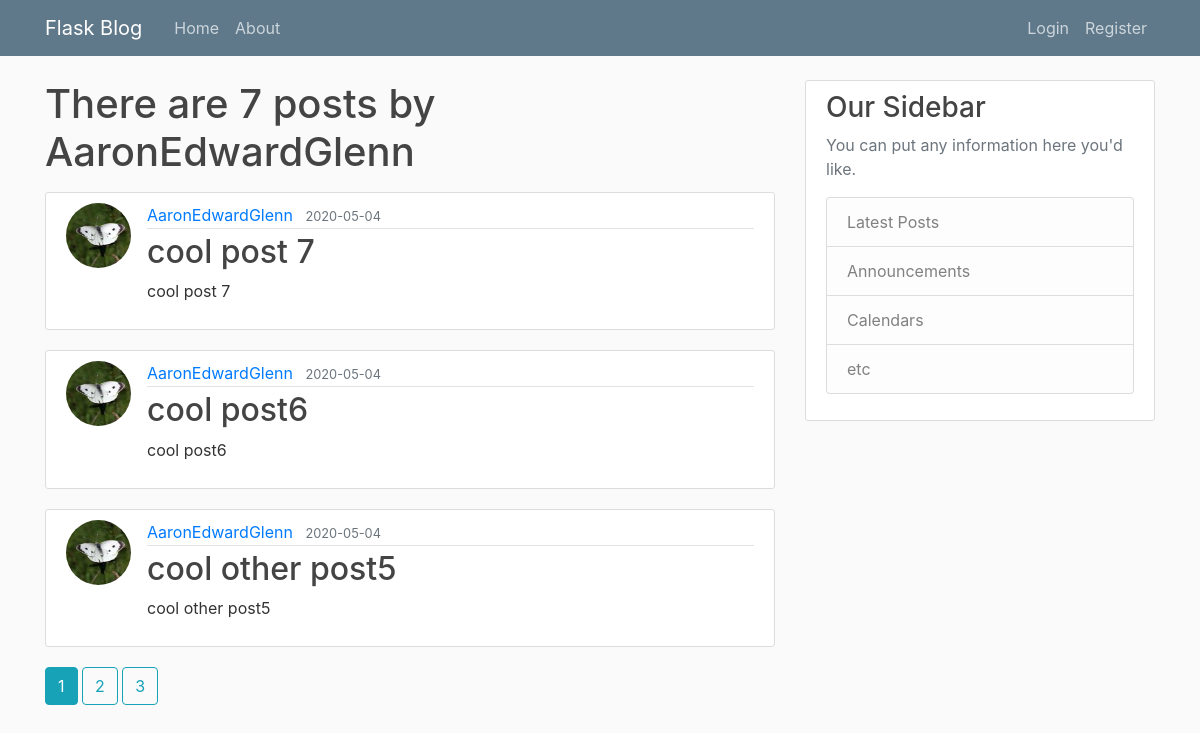
Screenshot of /user/AaronEdwardGlenn with the database file from the repository.
### flaskblog/models.py (models this page shows, shortened)
class User(db.Model, UserMixin):
    id = db.Column(db.Integer, primary_key=True)
    username = db.Column(db.String(20), unique=True, nullable=False)
    email = db.Column(db.String(120), unique=True, nullable=False)
    image_file = db.Column(db.String(20), nullable=False, default='default.jpg')
    password = db.Column(db.String(60), nullable=False)
    posts = db.relationship('Post', backref='author', lazy=True)

class Post(db.Model):
    id = db.Column(db.Integer, primary_key=True)
    title = db.Column(db.String(100), nullable=False)
    date_posted = db.Column(db.DateTime, nullable=False, default=datetime.utcnow)
    content = db.Column(db.Text, nullable=False)
    user_id = db.Column(db.Integer, db.ForeignKey('user.id'), nullable=False)

### flaskblog/users/routes.py (the view)
@users.route("/user/<string:username>")
def user_posts(username):
    page = request.args.get('page', 1, type=int)
    user = User.query.filter_by(username=username).first_or_404()
    posts = Post.query.filter_by(author=user)\
        .order_by(Post.date_posted.desc())\
        .paginate(page=page, per_page=3)
    return render_template('user_posts.html', posts=posts, user=user)

### flaskblog/templates/user_posts.html
{% extends "layout.html" %}
{% block content %}
    <h1 class="mb-3">There are {{ posts.total }} posts by {{ user.username }}</h1>
    {% for post in posts.items %}
        <article class="media content-section">
          <img class="rounded-circle article-img" src="{{ url_for('static', filename='profile_pics/' + post.author.image_file) }}">
          <div class="media-body">
            <div class="article-metadata">
              <a class="mr-2" href="{{ url_for('users.user_posts', username=post.author.username) }}">{{ post.author.username }}</a>
              <small class="text-muted">{{ post.date_posted.strftime('%Y-%m-%d') }}</small>
            </div>
            <h2><a class="article-title" href="{{ url_for('posts.post', post_id=post.id) }}">{{ post.title }}</a></h2>
            <p class="article-content">{{ post.content }}</p>
          </div>
        </article>
    {% endfor %}
    {% for page_num in posts.iter_pages(left_edge=1, right_edge=1, left_current=1, right_current=2) %}
      {% if page_num %}
        {% if posts.page == page_num %}
          <a class="btn btn-info mb-4" href="{{ url_for('users.user_posts', username=user.username, page=page_num) }}">{{ page_num }}</a>
        {% else %}
          <a class="btn btn-outline-info mb-4" href="{{ url_for('users.user_posts', username=user.username, page=page_num) }}">{{ page_num }}</a>
        {% endif %}
      {% else %}
        ...
      {% endif %}
    {% endfor %}
{% endblock content %}

### flaskblog/templates/layout.html (shortened to what this page needs)
<!DOCTYPE html>
<html lang="en" dir="ltr">
<head>
    <link rel="stylesheet" href="https://maxcdn.bootstrapcdn.com/bootstrap/4.0.0/css/bootstrap.min.css">
    <link rel="stylesheet" type="text/css" href="{{ url_for('static', filename='main.css') }}">
</head>
<body>
    <header class="site-header">
        <nav class="navbar navbar-expand-md navbar-dark bg-steel fixed-top">
            <div class="container">
                <a class="navbar-brand mr-4" href="/">Flask Blog</a>
                <div class="collapse navbar-collapse" id="navbarToggle">
                    <div class="navbar-nav mr-auto">
                        <a class="nav-item nav-link" href={{ url_for('main.home') }}>Home</a>
                        <a class="nav-item nav-link" href={{ url_for('main.about') }}>About</a>
                    </div>
                    <div class="navbar-nav">
                        {% if current_user.is_authenticated %}
                        <a class="nav-item nav-link" href={{ url_for('posts.new_post') }}>New Post</a>
                        <a class="nav-item nav-link" href={{ url_for('users.account') }}>Account</a>
                        <a class="nav-item nav-link" href={{ url_for('users.logout') }}>Logout</a>
                        {% else %}
                        <a class="nav-item nav-link" href={{ url_for('users.login') }}>Login</a>
                        <a class="nav-item nav-link" href={{ url_for('users.register') }}>Register</a>
                        {% endif %}
                    </div>
                </div>
            </div>
        </nav>
    </header>
    <main role="main" class="container">
        <div class="row">
            <div class="col-md-8">
                {% block content %}{% endblock %}
            </div>
            <div class="col-md-4">
                <div class="content-section">
                    <h3>Our Sidebar</h3>
                    <p class='text-muted'>You can put any information here you'd like.
                        <ul class="list-group">
                            <li class="list-group-item list-group-item-light">Latest Posts</li>
                            <li class="list-group-item list-group-item-light">Announcements</li>
                            <li class="list-group-item list-group-item-light">Calendars</li>
                            <li class="list-group-item list-group-item-light">etc</li>
                        </ul>
                    </p>
                </div>
            </div>
        </div>
    </main>
</body>
</html>

### flaskblog/static/main.css (style rules this page uses)
body { background: #fafafa; color: #333333; margin-top: 5rem; }
h1, h2, h3, h4, h5, h6 { color: #444444; }
.bg-steel { background-color: #5f788a; }
.site-header .navbar-nav .nav-link { color: #cbd5db; }
.content-section { background: #ffffff; padding: 10px 20px; border: 1px solid #dddddd; border-radius: 3px; margin-bottom: 20px; }
.article-title { color: #444444; }
.article-content { white-space: pre-line; }
.article-img { height: 65px; width: 65px; margin-right: 16px; }
.article-metadata { padding-bottom: 1px; margin-bottom: 4px; border-bottom: 1px solid #e3e3e3 }

### rows the page displays
User: username "AaronEdwardGlenn"
Post: image_file (picture), author.username "AaronEdwardGlenn", date_posted "2020-05-04", title "cool post 7", content "cool post 7"
Post: image_file (picture), author.username "AaronEdwardGlenn", date_posted "2020-05-04", title "cool post6", content "cool post6"
Post: image_file (picture), author.username "AaronEdwardGlenn", date_posted "2020-05-04", title "cool other post5", content "cool other post5"

### other values shown
{{ posts.total }} "7"
{{ page_num }} "1"
{{ page_num }} "2" "3"
